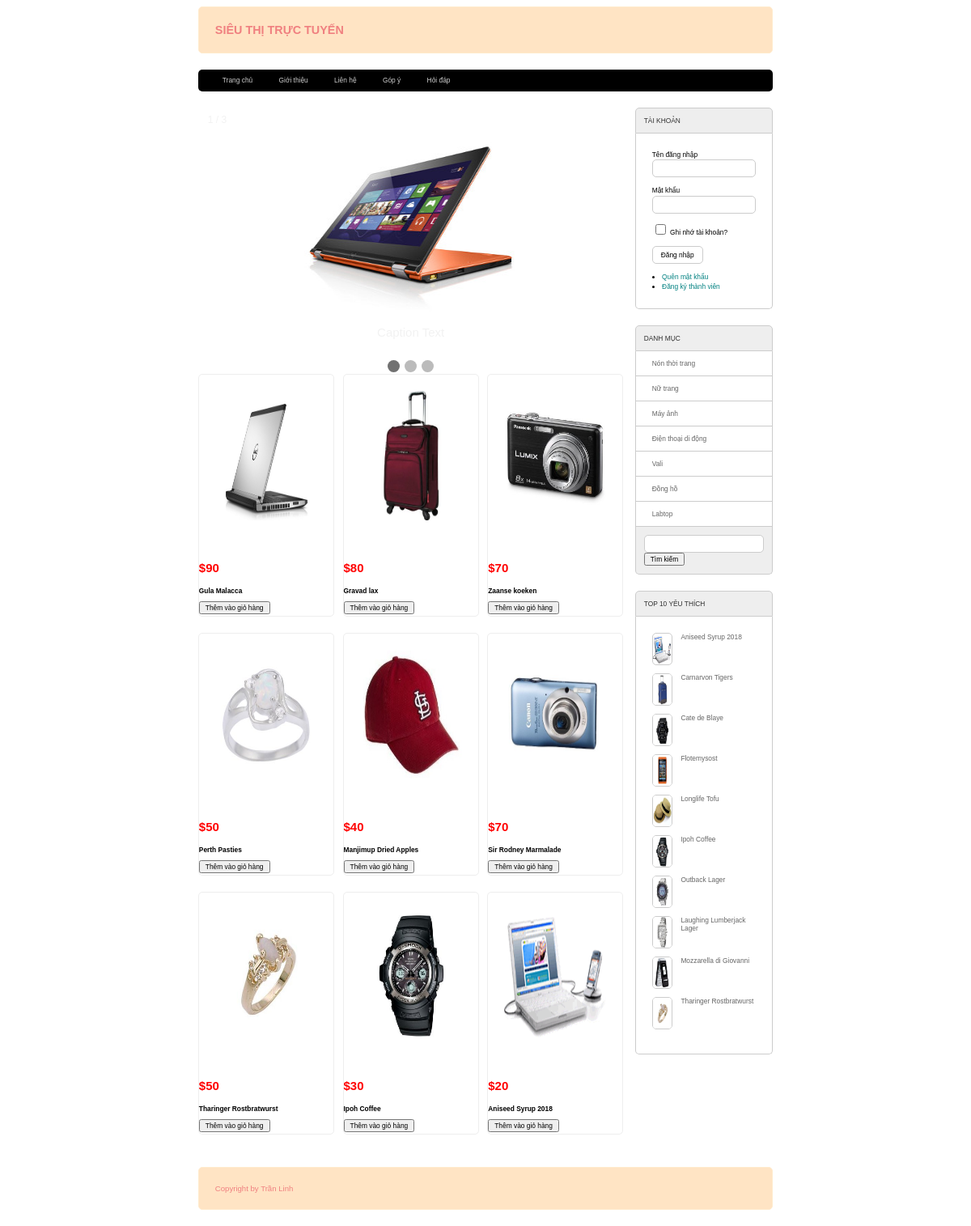
/web2041/index.php, run on the app's committed database.
### tables this page shows
CREATE TABLE `san_pham` (
  `ma_sp` int(10) NOT NULL COMMENT 'Mã sản phẩm',
  `ten_sp` varchar(50) NOT NULL COMMENT 'Tên sản phẩm',
  `don_gia` float NOT NULL COMMENT 'Đơn giá',
  `giam_gia` float DEFAULT NULL COMMENT 'Mức giảm giá',
  `hinh` varchar(50) NOT NULL COMMENT 'Hình ảnh',
  `ngay_nhap` date NOT NULL COMMENT 'Ngày nhập ',
  `mo_ta` varchar(2000) NOT NULL COMMENT 'Mô tả sản phẩm',
  `dac_biet` bit(1) NOT NULL COMMENT 'Trạng thái đặc biệt',
  `so_luot_xem` int(11) NOT NULL DEFAULT 0 COMMENT 'số lượt xem',
  `ma_loai` int(10) NOT NULL COMMENT 'Mã loại'
);

CREATE TABLE `loai` (
  `ma_loai` int(10) NOT NULL COMMENT 'Mã loại',
  `ten_loai` varchar(50) NOT NULL COMMENT 'Tên loại'
);

### web2041/model/pdo.php (called while the page is built, shortened)
<?php
function pdo_get_connection(){
    $dburl = "mysql:host=localhost;dbname=xshop;charset=utf8";
    $username = 'root';
    $password = '';
    $conn = new PDO($dburl, $username, $password);
    $conn->setAttribute(PDO::ATTR_ERRMODE, PDO::ERRMODE_EXCEPTION);
    return $conn;
}
function pdo_query($sql){
    $sql_args = array_slice(func_get_args(), 1);
    try{
        $conn = pdo_get_connection();
        $stmt = $conn->prepare($sql);
        $stmt->execute($sql_args);
        $rows = $stmt->fetchAll();
        return $rows;
    }
    catch(PDOException $e){
        throw $e;
    }
    finally{
        unset($conn);
    }
}

### web2041/model/sanpham.php (called while the page is built, shortened)
<?php
function loadall_sanpham_home(){
    $sql="select * from san_pham where 1 order by ma_sp desc limit 0,9";
    $listsanpham=pdo_query($sql);
    return $listsanpham;
}
function loadall_sanpham_top10(){
    $sql="select * from san_pham where 1 order by so_luot_xem desc limit 0,10";
    $listsanpham=pdo_query($sql);
    return $listsanpham;
}
?>

### web2041/global.php (called while the page is built)
<?php
    $img_path="upload/"
?>

### web2041/model/danhmuc.php (called while the page is built, shortened)
<?php
function loadall_danhmuc(){
    $sql="select * from loai order by ma_loai desc";
    $listdanhmuc=pdo_query($sql);
    return $listdanhmuc;
}
?>

### web2041/view/home.php (the view, shortened to what this page needs)
<div class="row mb">
            <div class="boxtrai mr">
                <div class="row">
                    <div class="banner">
                        <div class="slideshow-container">
                        <div class="mySlides fade">
                        <div class="numbertext">1 / 3</div>
                        <img src="view/images/products/1015.jpg" style="width:50%">
                        <div class="text">Caption Text</div>
                        </div>
                        <a class="prev" onclick="plusSlides(-1)">&#10094;</a>
                        <a class="next" onclick="plusSlides(1)">&#10095;</a>
                        </div>
                        <br>
                        <div style="text-align:center">
                        <span class="dot" onclick="currentSlide(1)"></span>
                        <span class="dot" onclick="currentSlide(2)"></span>
                        <span class="dot" onclick="currentSlide(3)"></span>
                        </div>
                    </div>
                </div>
                <div class="row">
                    <?php
                    $i=0;
                    foreach ($spnew as $sp) {
                        extract($sp);
                        $linksp="index.php?act=sanphamct&idsp=".$ma_sp;
                        $ha=$img_path.$hinh;
                        if(($i==2)||($i==5)||($i==8)){
                            $mr="";
                        }else{
                            $mr="mr";
                        }
                        echo '<div class="boxsp '.$mr.'">
                                <div class="row img"><a href="'.$linksp.'"><img src="'.$ha.'" alt=""></a></div>
                                <p id="dongia">$'.$don_gia.'</p>
                                <h3 id="tensp"><a href="'.$linksp.'">'.$ten_sp.'</a></h3>
                                <div class="btnaddtocart">
                                <form action="index.php?act=addtocart" method="post">
                                    <input type="hidden" name="ma_sp" value="'.$ma_sp.'">
                                    <input type="hidden" name="ten_sp" value="'.$ten_sp.'">
                                    <input type="hidden" name="hinh" value="'.$hinh.'">
                                    <input type="hidden" name="don_gia" value="'.$don_gia.'">
                                    <input type="submit" name="addtocart" value="Thêm vào giỏ hàng">
                                </form>
                                </div>
                            </div>';
                            $i+=1;
                    }
                    ?>
                </div>
            </div>
            <div class="boxphai">
                <?php include "boxright.php";?>
            </div>
        </div>

### web2041/view/boxright.php
<div class="row mb">
                    <div class="boxtitle">TÀI KHOẢN</div>
                    <div class="boxcontent formtaikhoan">
                        <?php
                            if(isset($_SESSION['user'])){
                                extract($_SESSION['user']);
                        ?>
                            <div class="row mb10">
                                Xin chào <br>
                                <?=$ho_ten?>
                            </div>
                            <div class="row mb10">
                                <li>
                                    <a href="index.php?act=quenmk">Quên mật khẩu</a>
                                </li>
                                <li>
                                    <a href="index.php?act=edit_taikhoan">Cập nhật tài khoản</a>
                                </li>
                                <?php if($vai_tro==1){?>
                                <li>
                                    <a href="admin/index.php?act=adddm">Đăng nhập Admin</a>
                                </li>
                                <?php }?>
                                <li>
                                    <a href="index.php?act=thoat">Thoát</a>
                                </li>
                            </div>
                        <?php
                            }else{
                        ?>
                        <form action="index.php?act=dangnhap" method="post">
                            <div class="row mb10">
                                Tên đăng nhập <br>
                                <input type="text" name="user">
                            </div>
                            <div class="row mb10">
                                Mật khẩu <br>
                                <input type="password" name="pass">
                            </div>
                            <div class="row mb10">
                                <input type="checkbox" name=""> Ghi nhớ tài khoản? <br>
                            </div>
                            <div class="row mb10">
                                <input type="submit" value="Đăng nhập" name="dangnhap">
                            </div>
                        </form>
                        <li>
                            <a href="index.php?act=quenmk">Quên mật khẩu</a>
                        </li>
                        <li>
                            <a href="index.php?act=dangky">Đăng ký thành viên</a>
                        </li>
                        <?php    }?>
                    </div>
                </div>
                <div class="row mb">
                    <div class="boxtitle">DANH MỤC</div>
                    <div class="boxcontent2 menudoc">
                        <ul>
                            <?php
                                foreach ($dsdm as $dm) {
                                    extract($dm);
                                    $linkdm="index.php?act=sanpham&iddm=".$ma_loai;
                                    echo '<li>
                                            <a href="'.$linkdm.'">'.$ten_loai.'</a>
                                        </li>';
                                }
                            ?>
                        </ul>
                    </div>
                    <div class="boxfooter searbox">
                        <form action="index.php?act=sanpham" method="post">
                            <input type="text" name="kyw">
                            <input type="submit" name="timkiem" value="Tìm kiếm">
                        </form>
                    </div>
                </div>
                <div class="row">
                    <div class="boxtitle">TOP 10 YÊU THÍCH</div>
                    <div class="row boxcontent">
                        <?php
                            foreach ($dstop10 as $sp) {
                                extract($sp);
                                $linksp="index.php?act=sanphamct&idsp=".$ma_sp;
                                $img=$img_path.$hinh;
                                echo '<div class="row mb10 top10">
                                <a href="'.$linksp.'"><img src="'.$img.'" alt=""></a>
                                        <a href="'.$linksp.'">'.$ten_sp.'</a>
                                    </div>';
                            }
                        ?>
                    </div>
                </div>

### data on the page
san_pham: hinh (picture), don_gia "90", ten_sp "Gula Malacca"
san_pham: hinh (picture), don_gia "80", ten_sp "Gravad lax"
san_pham: hinh (picture), don_gia "70", ten_sp "Zaanse koeken"
san_pham: hinh (picture), don_gia "50", ten_sp "Perth Pasties"
san_pham: hinh (picture), don_gia "40", ten_sp "Manjimup Dried Apples"
san_pham: hinh (picture), don_gia "70", ten_sp "Sir Rodney Marmalade"
san_pham: hinh (picture), don_gia "50", ten_sp "Tharinger Rostbratwurst"
san_pham: hinh (picture), don_gia "30", ten_sp "Ipoh Coffee"
san_pham: hinh (picture), don_gia "20", ten_sp "Aniseed Syrup 2018"
loai: ten_loai "Nón thời trang"
loai: ten_loai "Nữ trang"
loai: ten_loai "Máy ảnh"
loai: ten_loai "Điện thoại di động"
loai: ten_loai "Vali"
loai: ten_loai "Đồng hồ"
loai: ten_loai "Labtop"
san_pham: hinh (picture), ten_sp "Carnarvon Tigers"
san_pham: hinh (picture), ten_sp "Cate de Blaye"
san_pham: hinh (picture), ten_sp "Flotemysost"
san_pham: hinh (picture), ten_sp "Longlife Tofu"
san_pham: hinh (picture), ten_sp "Outback Lager"
san_pham: hinh (picture), ten_sp "Laughing Lumberjack Lager"
san_pham: hinh (picture), ten_sp "Mozzarella di Giovanni"
